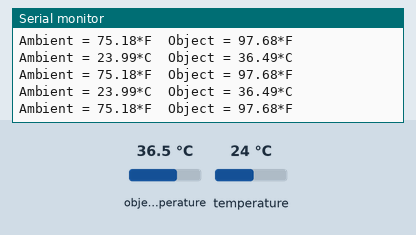
Recording of a sketch running on a simulated Arduino Uno, built with avr-gcc and run on an emulated ATmega328P. Shown: the last lines printed to the serial monitor. Wiring (inferred from the names in the program): MLX90614 thermometer at I2C address 0x5A. Inputs (shaded band) come from the test bench; at power-on: object temperature 36.5 °C, temperature 24 °C.

Above: at 1.2 s.
1.3 s: object temperature set to 20 °C
At 1.9 s:
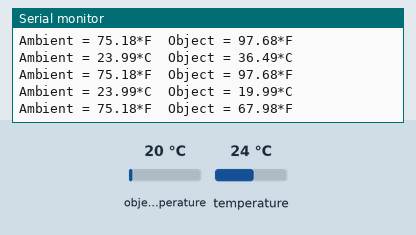
2.8 s: temperature set to 12 °C
At 2.92 s:
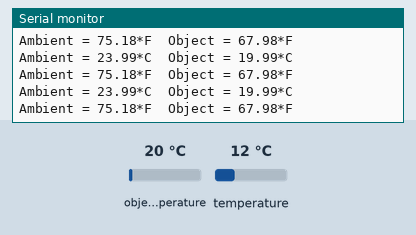
4.3 s: object temperature set to 26 °C
At 4.45 s:
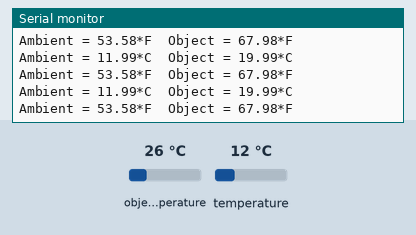
Timing chart, 0 to 7.3 s (numbered marks = the images above; inputs shaded):
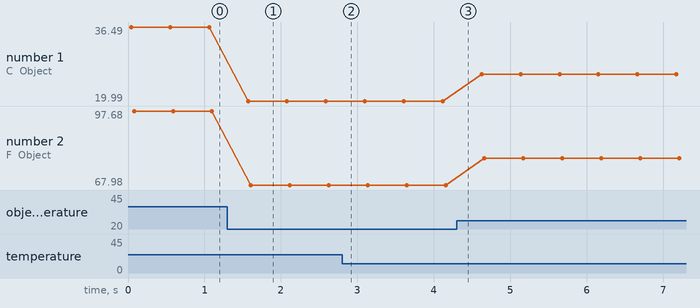

Measured:
- after the input at 1.3 s, the serial monitor: prints a new line after 0.27 s (image 1)
- plotted number 1: 36.49 → 19.99 after the input at 1.3 s, 19.99 → 25.99 after the input at 4.3 s
- plotted number 2: 97.68 → 67.98 after the input at 1.3 s, 67.98 → 78.78 after the input at 4.3 s

The sketch:

Mlx90614_raw.ino
```cpp
/*
 All the adresses you might need

#define MLX90614_I2CADDR 0x5A
// RAM
#define MLX90614_RAWIR1 0x04
#define MLX90614_RAWIR2 0x05
#define MLX90614_TA 0x06
#define MLX90614_TOBJ1 0x07
#define MLX90614_TOBJ2 0x08
// EEPROM
#define MLX90614_TOMAX 0x20
#define MLX90614_TOMIN 0x21
#define MLX90614_PWMCTRL 0x22
#define MLX90614_TARANGE 0x23
#define MLX90614_EMISS 0x24
#define MLX90614_CONFIG 0x25
#define MLX90614_ADDR 0x0E
#define MLX90614_ID1 0x3C
#define MLX90614_ID2 0x3D
#define MLX90614_ID3 0x3E
#define MLX90614_ID4 0x3F
#define MLX90614_SLEEP 0xFF
*/
#include "Wire.h"
#define MLX90614_I2CADDR 0x5A
#define MLX90614_TA 0x06
#define MLX90614_TOBJ1 0x07
#define MLX90614_EMISS 0x24

float newEmissivity = 0.98;//for human

void setup()
{
  Serial.begin(9600);
  Wire.begin();
  Serial.println("MLX90614_Sensor test");
  setEmissivity(newEmissivity);
  Serial.println("Emissivity: " + String(readEmissive()));
}
void loop()
{
  Serial.print("Ambient = "); Serial.print(readAmbientTempC());
  Serial.print("*C\tObject = "); Serial.print(readObjectTempC()); Serial.println("*C");
  Serial.print("Ambient = "); Serial.print(readAmbientTempF());
  Serial.print("*F\tObject = "); Serial.print(readObjectTempF()); Serial.println("*F");
  Serial.println();
  delay(500);
}

float readEmissive(void) {
  return (readEmiss(MLX90614_EMISS)/65535.0);
}

double readObjectTempF(void) {
  return (readTemp(MLX90614_TOBJ1) * 9 / 5) + 32;
}


double readAmbientTempF(void) {
  return (readTemp(MLX90614_TA) * 9 / 5) + 32;
}

double readObjectTempC(void) {
  return readTemp(MLX90614_TOBJ1);
}


double readAmbientTempC(void) {
  return readTemp(MLX90614_TA);
}

double readTemp(uint8_t reg)
{
  float temp;

 temp = read16(reg);
 temp *= .02;
 temp  -= 273.15;
 return temp;
}

double readEmiss(uint8_t reg)
{
  float emis;

  emis= read16(reg);

  return emis;
}

uint8_t setEmissivity(float emis)
{
  // Make sure emissivity is between 0.1 and 1.0
  if ((emis > 1.0) || (emis < 0.1))
    return 0; // Return fail if not
  // Calculate the raw 16-bit value:
  uint16_t ke = uint16_t(65535.0 * emis);
  ke = constrain(ke, 0x2000, 0xFFFF);

  // Write that value to the ke register
  return writeEEPROM(MLX90614_EMISS, (int16_t)ke);
}

uint8_t writeEEPROM(byte reg, int16_t data)
{
  // Clear out EEPROM first:
  if (I2CWriteWord(reg, 0) != 0)
    return 0; // If the write failed, return 0
  delay(5); // Delay tErase

  uint8_t i2cRet = I2CWriteWord(reg, data);
  delay(5); // Delay tWrite

  if (i2cRet == 0)
    return 1;
  else
    return 0;
}
uint8_t I2CWriteWord(byte reg, int16_t data)
{
  uint8_t crc;
  uint8_t lsb = data & 0x00FF;
  uint8_t msb = (data >> 8);

  crc = crc8(0, (MLX90614_I2CADDR << 1));
  crc = crc8(crc, reg);
  crc = crc8(crc, lsb);
  crc = crc8(crc, msb);

  Wire.beginTransmission(MLX90614_I2CADDR);
  Wire.write(reg);
  Wire.write(lsb);
  Wire.write(msb);
  Wire.write(crc);
  return Wire.endTransmission(true);
}
uint8_t crc8 (uint8_t inCrc, uint8_t inData)
{
  uint8_t i;
  uint8_t data;
  data = inCrc ^ inData;
  for ( i = 0; i < 8; i++ )
  {
    if (( data & 0x80 ) != 0 )
    {
      data <<= 1;
      data ^= 0x07;
    }
    else
    {
      data <<= 1;
    }
  }
  return data;
}

double read16(uint8_t a)
{
  uint16_t ret;
  uint8_t addr =MLX90614_I2CADDR;
  Wire.beginTransmission(addr); // start transmission to device
  Wire.write(a); // sends register address to read from
  Wire.endTransmission(false); // end transmission

  Wire.requestFrom(addr, (uint8_t)3);// send data n-bytes read
  ret = Wire.read(); // receive DATA
  ret |= Wire.read() << 8; // receive DATA

  uint8_t pec = Wire.read();

  return ret;
}
```
